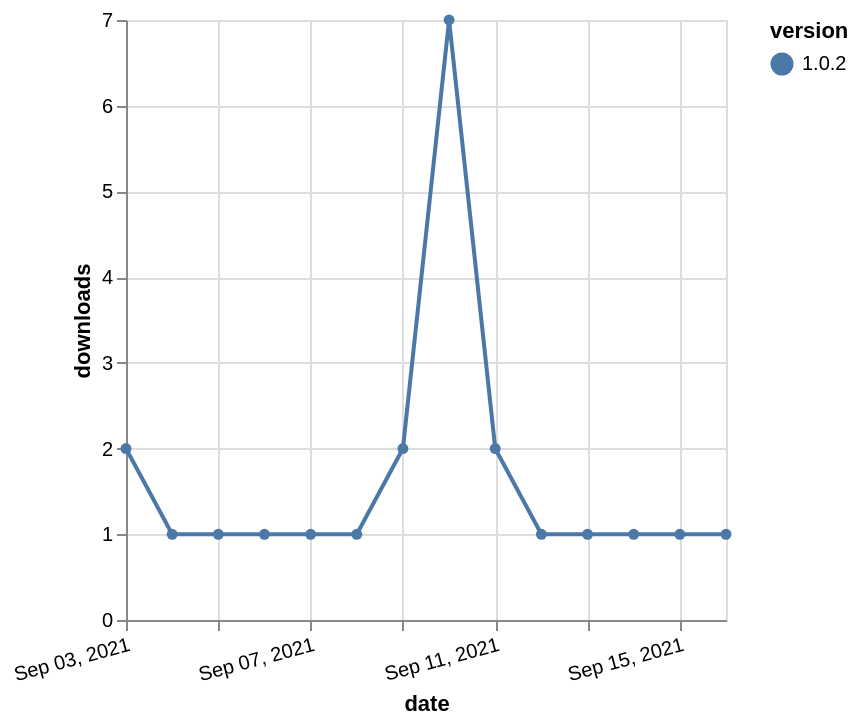

The Vega-Lite source for this figure:
### Vega-Lite specification from a JSON file in a GitHub repository (floating-point values rounded to 4 significant figures)
{"$schema": "https://vega.github.io/schema/vega-lite/v5.json", "description": "A simple bar chart with embedded data.", "data": {"values": [{"date": "2021-09-03", "total": 516, "delta": 2, "version": "1.0.2"}, {"date": "2021-09-04", "total": 517, "delta": 1, "version": "1.0.2"}, {"date": "2021-09-05", "total": 518, "delta": 1, "version": "1.0.2"}, {"date": "2021-09-06", "total": 519, "delta": 1, "version": "1.0.2"}, {"date": "2021-09-07", "total": 520, "delta": 1, "version": "1.0.2"}, {"date": "2021-09-08", "total": 521, "delta": 1, "version": "1.0.2"}, {"date": "2021-09-09", "total": 523, "delta": 2, "version": "1.0.2"}, {"date": "2021-09-10", "total": 530, "delta": 7, "version": "1.0.2"}, {"date": "2021-09-11", "total": 532, "delta": 2, "version": "1.0.2"}, {"date": "2021-09-12", "total": 533, "delta": 1, "version": "1.0.2"}, {"date": "2021-09-13", "total": 534, "delta": 1, "version": "1.0.2"}, {"date": "2021-09-14", "total": 535, "delta": 1, "version": "1.0.2"}, {"date": "2021-09-15", "total": 536, "delta": 1, "version": "1.0.2"}, {"date": "2021-09-16", "total": 537, "delta": 1, "version": "1.0.2"}]}, "width": "container", "mark": {"type": "line", "point": {"filled": true}}, "encoding": {"x": {"field": "date", "type": "temporal", "timeUnit": "yearmonthdate", "title": "date", "axis": {"labelAngle": -15}}, "y": {"field": "delta", "type": "quantitative", "title": "downloads"}, "color": {"field": "version", "type": "nominal"}, "tooltip": {"field": "delta"}}}
